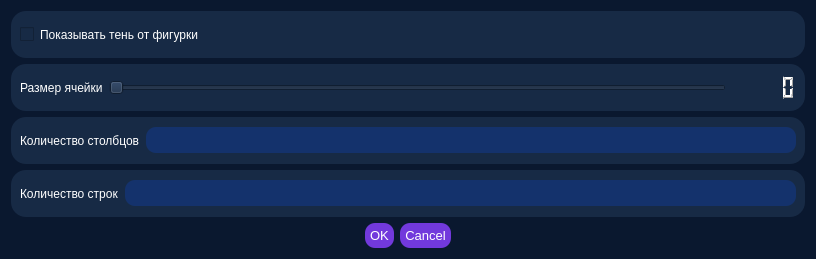
<?xml version="1.0" encoding="UTF-8"?>
<ui version="4.0">
 <class>Dialog</class>
 <widget class="QDialog" name="Dialog">
  <property name="geometry">
   <rect>
    <x>0</x>
    <y>0</y>
    <width>816</width>
    <height>259</height>
   </rect>
  </property>
  <property name="contextMenuPolicy">
   <enum>Qt::NoContextMenu</enum>
  </property>
  <property name="windowTitle">
   <string>Настройки игры</string>
  </property>
  <property name="styleSheet">
   <string notr="true">border-radius: 15px;
background-color: #0a182f;
color: white;</string>
  </property>
  <layout class="QVBoxLayout" name="verticalLayout">
   <item>
    <layout class="QVBoxLayout" name="verticalLayout_2">
     <item>
      <widget class="QFrame" name="horizontalFrame">
       <property name="styleSheet">
        <string notr="true">background-color: #172a45;</string>
       </property>
       <layout class="QHBoxLayout" name="horizontalLayout_5">
        <item>
         <widget class="QCheckBox" name="checkBox">
          <property name="styleSheet">
           <string notr="true">font: 12pt &quot;roboto&quot;;</string>
          </property>
          <property name="text">
           <string>Показывать тень от фигурки</string>
          </property>
         </widget>
        </item>
       </layout>
      </widget>
     </item>
     <item>
      <widget class="QFrame" name="tile_size_edit_frame">
       <property name="styleSheet">
        <string notr="true">background-color: #172a45;</string>
       </property>
       <layout class="QHBoxLayout" name="horizontalLayout_2">
        <item>
         <widget class="QLabel" name="label">
          <property name="styleSheet">
           <string notr="true">font: 12pt &quot;roboto&quot;;</string>
          </property>
          <property name="text">
           <string>Размер ячейки</string>
          </property>
         </widget>
        </item>
        <item>
         <widget class="QSlider" name="tile_size_lcd_slider">
          <property name="minimum">
           <number>5</number>
          </property>
          <property name="maximum">
           <number>45</number>
          </property>
          <property name="orientation">
           <enum>Qt::Horizontal</enum>
          </property>
         </widget>
        </item>
        <item>
         <widget class="QLCDNumber" name="tile_size_lcd"/>
        </item>
       </layout>
      </widget>
     </item>
     <item>
      <widget class="QFrame" name="col_edit_frame">
       <property name="styleSheet">
        <string notr="true">background-color: #172a45;</string>
       </property>
       <layout class="QHBoxLayout" name="horizontalLayout_3">
        <item>
         <widget class="QLabel" name="label_3">
          <property name="styleSheet">
           <string notr="true">font: 12pt &quot;roboto&quot;;</string>
          </property>
          <property name="text">
           <string>Количество столбцов</string>
          </property>
         </widget>
        </item>
        <item>
         <widget class="QLineEdit" name="cols_lineEdit">
          <property name="styleSheet">
           <string notr="true">QLineEdit
{
    background-color: rgb(20, 50, 108);
    padding: 5px;
    border-style: solid;
    border-radius: 10px;
}</string>
          </property>
         </widget>
        </item>
       </layout>
      </widget>
     </item>
     <item>
      <widget class="QFrame" name="row_edit_frame">
       <property name="styleSheet">
        <string notr="true">background-color: #172a45;</string>
       </property>
       <layout class="QHBoxLayout" name="horizontalLayout">
        <item>
         <widget class="QLabel" name="label_2">
          <property name="styleSheet">
           <string notr="true">font: 12pt &quot;roboto&quot;;</string>
          </property>
          <property name="text">
           <string>Количество строк</string>
          </property>
         </widget>
        </item>
        <item>
         <widget class="QLineEdit" name="rows_lineEdit">
          <property name="styleSheet">
           <string notr="true">QLineEdit
{
    background-color: rgb(20, 50, 108);
    padding: 5px;
    border-style: solid;
    border-radius: 10px;
}</string>
          </property>
         </widget>
        </item>
       </layout>
      </widget>
     </item>
    </layout>
   </item>
   <item>
    <widget class="QDialogButtonBox" name="buttonBox">
     <property name="styleSheet">
      <string notr="true">QPushButton
{
   	font-size: 10pt;
    background-color:  rgb(114, 57, 220);
	padding: 5px;
    border-radius: 10px;
    outline: none;
}</string>
     </property>
     <property name="orientation">
      <enum>Qt::Horizontal</enum>
     </property>
     <property name="standardButtons">
      <set>QDialogButtonBox::Cancel|QDialogButtonBox::Ok</set>
     </property>
     <property name="centerButtons">
      <bool>true</bool>
     </property>
    </widget>
   </item>
  </layout>
 </widget>
 <resources/>
 <connections>
  <connection>
   <sender>buttonBox</sender>
   <signal>rejected()</signal>
   <receiver>Dialog</receiver>
   <slot>reject()</slot>
   <hints>
    <hint type="sourcelabel">
     <x>203</x>
     <y>124</y>
    </hint>
    <hint type="destinationlabel">
     <x>286</x>
     <y>145</y>
    </hint>
   </hints>
  </connection>
  <connection>
   <sender>tile_size_lcd_slider</sender>
   <signal>valueChanged(int)</signal>
   <receiver>tile_size_lcd</receiver>
   <slot>display(int)</slot>
   <hints>
    <hint type="sourcelabel">
     <x>431</x>
     <y>26</y>
    </hint>
    <hint type="destinationlabel">
     <x>770</x>
     <y>23</y>
    </hint>
   </hints>
  </connection>
 </connections>
</ui>
